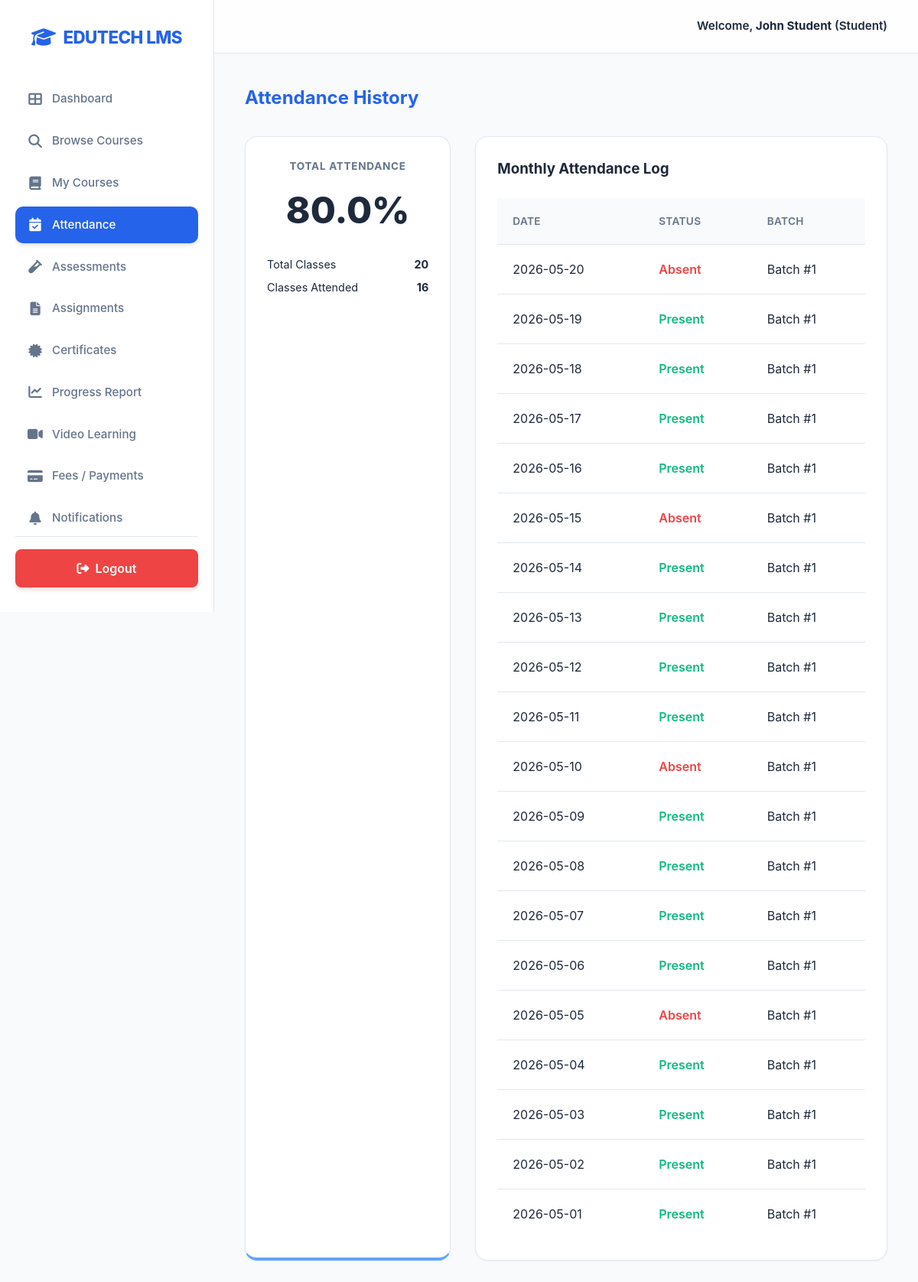
The page /student/attendance (signed in) on the database its author committed.
### tables this page shows
CREATE TABLE attendance (
        id INTEGER PRIMARY KEY AUTOINCREMENT,
        student_id INTEGER NOT NULL,
        batch_id INTEGER NOT NULL,
        date DATE NOT NULL,
        status TEXT, -- present, absent
        FOREIGN KEY (student_id) REFERENCES users (id),
        FOREIGN KEY (batch_id) REFERENCES batches (id)
    );

### app.py (the view)
@app.route('/student/attendance')
@login_required(role='student')
def student_attendance():
    conn = get_db()
    student_id = session['user_id']
    attendance = conn.execute("SELECT * FROM attendance WHERE student_id = ? ORDER BY date DESC", (student_id,)).fetchall()
    present_days = sum(1 for d in attendance if d['status'] == 'present')
    total_days = len(attendance)
    attendance_pct = (present_days / total_days * 100) if total_days > 0 else 0
    conn.close()
    return render_template('student_attendance.html', attendance=attendance, pct=round(attendance_pct, 1))

### app.py (called while the page is built)
def login_required(role=None):
    def wrapper(f):
        @wraps(f)
        def decorated_function(*args, **kwargs):
            if 'user_id' not in session:
                return redirect(url_for('login'))
            if role and session.get('role') != role:
                flash('Unauthorized access!', 'danger')
                return redirect(url_for('dashboard'))
            return f(*args, **kwargs)
        return decorated_function
    return wrapper

### database.py (called while the page is built)
def get_db():
    conn = sqlite3.connect(DB_NAME, check_same_thread=False)
    conn.row_factory = sqlite3.Row
    return conn

### templates/student_attendance.html
{% extends "base.html" %}
{% block content %}
<h2 style="margin-bottom: 2rem; color: var(--primary-color);">Attendance History</h2>
<div class="grid" style="grid-template-columns: 1fr 2fr; gap: 2rem;">
    <div class="card stat-card">
        <h3>Total Attendance</h3>
        <p style="font-size: 3rem;">{{ pct }}%</p>
        <br>
        <div style="text-align: left; font-size: 0.9rem;">
            <div style="display: flex; justify-content: space-between; margin-bottom: 0.5rem;">
                <span>Total Classes</span>
                <strong>{{ attendance|length }}</strong>
            </div>
            <div style="display: flex; justify-content: space-between;">
                <span>Classes Attended</span>
                <strong>{{ (attendance|length * pct / 100)|int }}</strong>
            </div>
        </div>
    </div>
    <div class="card">
        <h3>Monthly Attendance Log</h3>
        <br>
        <table>
            <thead>
                <tr>
                    <th>Date</th>
                    <th>Status</th>
                    <th>Batch</th>
                </tr>
            </thead>
            <tbody>
                {% for log in attendance %}
                <tr>
                    <td>{{ log.date }}</td>
                    <td>
                        {% if log.status == 'present' %}
                        <span style="color: var(--success-color); font-weight: 600;">Present</span>
                        {% else %}
                        <span style="color: var(--danger-color); font-weight: 600;">Absent</span>
                        {% endif %}
                    </td>
                    <td>Batch #{{ log.batch_id }}</td>
                </tr>
                {% endfor %}
            </tbody>
        </table>
    </div>
</div>
{% endblock %}

### static/css/style.css (style rules this page uses)
:root { --primary-color: #2563EB; --primary-light: #60A5FA; --primary-dark: #1E40AF; --bg-color: #F8FAFC; --card-bg: #FFFFFF; --text-main: #1E293B; --text-muted: #64748B; --border-color: #E2E8F0; --success-color: #10B981; --danger-color: #EF4444; --accent-color: #F59E0B; --shadow-sm: 0 1px 2px 0 rgba(0, 0, 0, 0.05); --shadow: 0 4px 6px -1px rgba(0, 0, 0, 0.1), 0 2px 4px -1px rgba(0, 0, 0, 0.06); --shadow-md: 0 10px 15px -3px rgba(0, 0, 0, 0.1), 0 4px 6px -2px rgba(0, 0, 0, 0.05); }
* { box-sizing: border-box; margin: 0; padding: 0; font-family: 'Inter', 'Segoe UI', system-ui, -apple-system, sans-serif; }
body { background-color: var(--bg-color); color: var(--text-main); display: flex; min-height: 100vh; line-height: 1.5; }
.card { background: var(--card-bg); border-radius: 16px; padding: 1.75rem; box-shadow: var(--shadow-sm); border: 1px solid var(--border-color); margin-bottom: 1.75rem; transition: all 0.3s ease; }
.grid { display: grid; grid-template-columns: repeat(auto-fill, minmax(320px, 1fr)); gap: 1.75rem; }
.stat-card { text-align: center; border-bottom: 4px solid var(--primary-light); }
.stat-card h3 { color: var(--text-muted); font-size: 0.85rem; text-transform: uppercase; letter-spacing: 0.05em; margin-bottom: 0.75rem; }
.stat-card p { font-size: 2.25rem; font-weight: 800; color: var(--text-main); }
table { width: 100%; border-collapse: collapse; background: white; }
th, td { padding: 1.25rem; text-align: left; border-bottom: 1px solid var(--border-color); }
th { background-color: #F8FAFC; color: var(--text-muted); font-weight: 600; font-size: 0.85rem; text-transform: uppercase; letter-spacing: 0.025em; }
tr:last-child td { border-bottom: none; }

### rows shown on the page
attendance: date "2026-05-20", status "Absent", batch_id "1"
attendance: date "2026-05-19", status "Present", batch_id "1"
attendance: date "2026-05-18", status "Present", batch_id "1"
attendance: date "2026-05-17", status "Present", batch_id "1"
attendance: date "2026-05-16", status "Present", batch_id "1"
attendance: date "2026-05-15", status "Absent", batch_id "1"
attendance: date "2026-05-14", status "Present", batch_id "1"
attendance: date "2026-05-13", status "Present", batch_id "1"
attendance: date "2026-05-12", status "Present", batch_id "1"
attendance: date "2026-05-11", status "Present", batch_id "1"
attendance: date "2026-05-10", status "Absent", batch_id "1"
attendance: date "2026-05-09", status "Present", batch_id "1"
attendance: date "2026-05-08", status "Present", batch_id "1"
attendance: date "2026-05-07", status "Present", batch_id "1"
attendance: date "2026-05-06", status "Present", batch_id "1"
attendance: date "2026-05-05", status "Absent", batch_id "1"
attendance: date "2026-05-04", status "Present", batch_id "1"
attendance: date "2026-05-03", status "Present", batch_id "1"
attendance: date "2026-05-02", status "Present", batch_id "1"
attendance: date "2026-05-01", status "Present", batch_id "1"

### other values the page prints
{{ session.get('name') }} "John Student"
{{ session.get('role')|capitalize }} "Student"
{{ pct }} "80.0"
{{ attendance|length }} "20"
{{ (attendance|length * pct / 100)|int }} "16"
